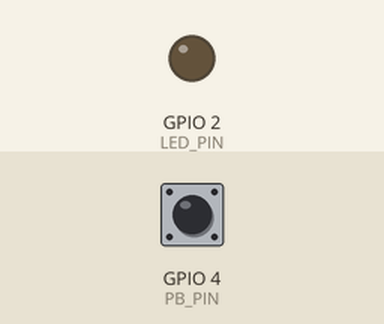
Bench run of a sketch on a simulated ESP8266 (NodeMCU). Parts: output pins drawn as LEDs (lit = HIGH). The inputs (shaded band) are chosen by the test bench; at power-on: GPIO 4 (PB_PIN) HIGH. WiFi joins after 1.5 s; servers stay silent unless stated; what the sketch prints to the serial monitor is not drawn.

Above: at 2.7 s.
2.8 s: GPIO 4 (PB_PIN) pulled LOW for 0.15 s
At 4.2 s:
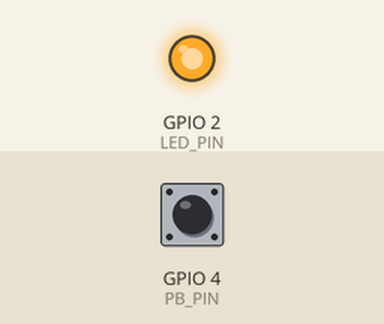
4.5 s: GPIO 4 (PB_PIN) pulled LOW for 1 s
At 5.5 s:
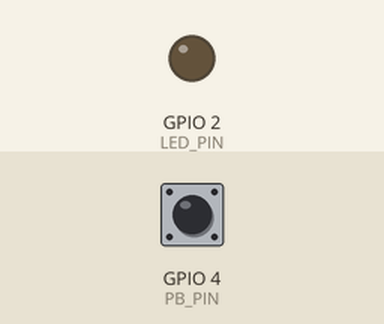
7.0 s: GPIO 4 (PB_PIN) pulled LOW for 3.2 s
At 7.6 s:
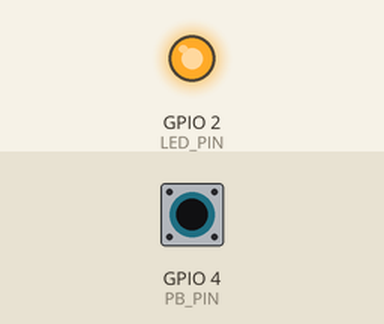
Timing chart, 0 to 10.0 s (numbered marks = the images above; inputs shaded):
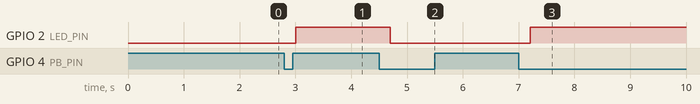

The sketch:

04-1-2_SmartBuzzer.ino.ino
```cpp
/* 스마트 버튼을 이용한 스마트 부저, 스마트 버튼 모듈
 * 스마트 부저는 WiFiServer, 스마트 버튼은 WiFiClient
 * 스마트 부저가 동작되는 상황에서 실행시켜야 함
 * 작성일 : 2023.02.15, 수정 : 김형래
 */

#include <ESP8266WiFi.h> //라이브러리 추가
#define LED_PIN 2 //D4 (gpio2)
#define PB_PIN 4 //D2 (gpio4)

//연결할 네트워크 정보
const char* ssid = "khr";
const char* password = "12345678";
//스마트서버의 IP 주소 및 포트번호
//스마트부저 실행시 제시되는 IP 주소와 설정값
const char* host="192.168.137.32";
const int port=80;

//버튼 입력 상태값 관련 변수 선언
int buzzerState = LOW; //현재 입력상태 값
int currentButtonState = false; //푸시버튼의 현재상태
int previousButtonState = false; //푸시버튼의 이전 상태

void setup() {
  Serial.begin(115200); //시리얼모니터 초기화
  delay(10);

  //핀모드 설정
  pinMode(LED_PIN, OUTPUT);
  pinMode(PB_PIN, INPUT_PULLUP);

  // 연결할 네트워크 정보 입력
  Serial.println();
  Serial.print("Connecting to ");
  Serial.println(ssid);
  // WiFi 네트워크에 연결
  WiFi.begin(ssid, password);
  //WiFi 네트워크에 연결되면 "연결되었다"는 정보 출력
  while (WiFi.status() != WL_CONNECTED) {
    delay(500);
    Serial.print(".");
  }
  Serial.println("");
  Serial.println("WiFi connected");
}

void sendMessage(){
  //WiFi 클라이언트 객체 생성 및 연결
  WiFiClient client;
  Serial.print("Connecting to ");
  Serial.println(host);
  if (!client.connect(host, port)){ //연결 실패 상황
    Serial.println("Connection Failed");
    return;
  }

  //입력상태값에 따른 동작 명령을 전송 처리
  if(buzzerState){ //토글버튼 On 상태
    Serial.println("Buzzer is ringing!");
    client.print(String("/BuzzerOn\r\n"));
  }
  else{ //토글버튼 Off 상태
    Serial.println("Buzzer is stopped!");
    client.print(String("/BuzzerOff\r\n"));
  }

  //클라이언트 연결 해제
  client.stop();
  Serial.println("Connection is closed.");
  Serial.println();
}

void loop() {
  //현재 푸시버튼 상태값을 읽음
  currentButtonState = digitalRead(PB_PIN);
  //internal pullup 회로를 채택한 토글버튼 구현
  if(previousButtonState && !currentButtonState) {
    //Serial.println("The pushbutton is pressed!");
    buzzerState = !buzzerState; //입력상태값 반전
    //WiFiServer에 제어 정보 전송
    sendMessage();
  }
  //현재 푸시버튼 상태값을 이전 상태값에 할당
  previousButtonState = currentButtonState;

  //현재 버튼의 상태를 LED로 표시함
  digitalWrite(LED_PIN, buzzerState);
  delay(10); //0.01초 지연
}
```

Measured:
- after the input at 2.8 s, GPIO 2 (LED_PIN): LOW → HIGH after 0.21 s
- after the input at 4.5 s, GPIO 2 (LED_PIN): HIGH → LOW after 0.20 s
- after the input at 7.0 s, GPIO 2 (LED_PIN): LOW → HIGH after 0.21 s
